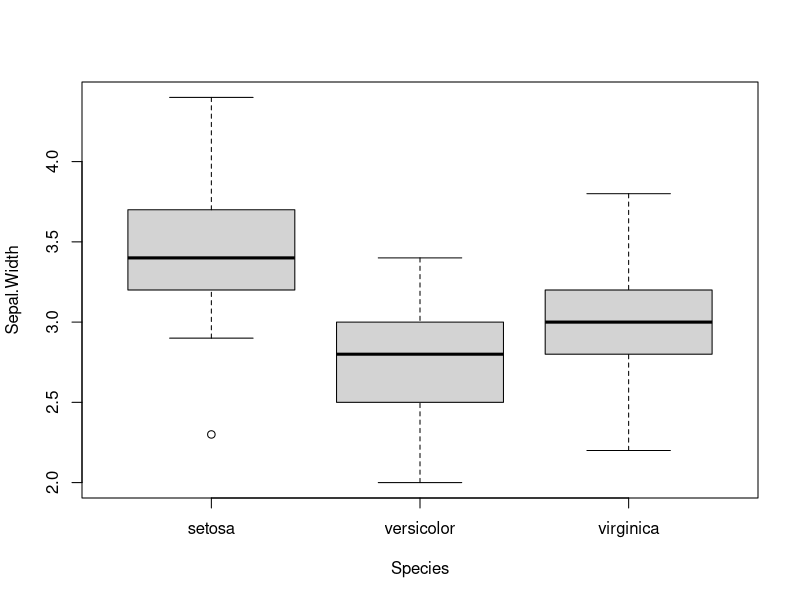
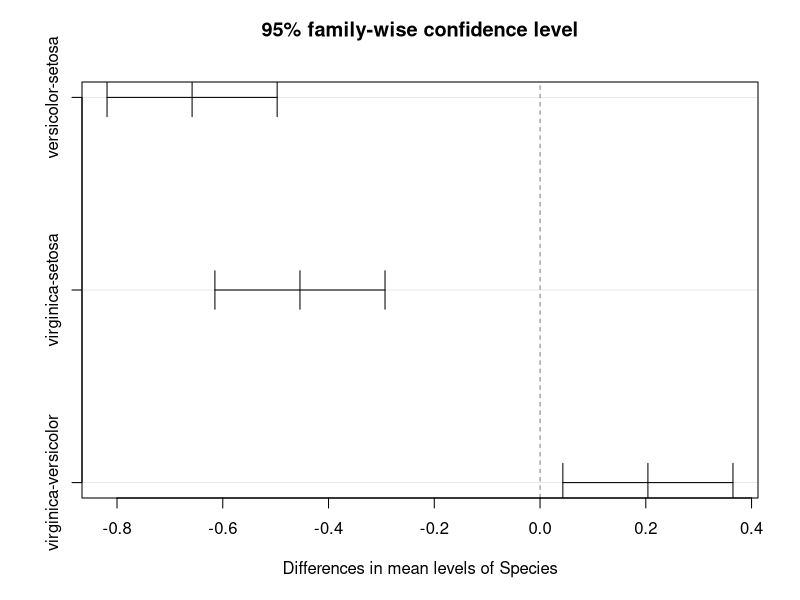

Write the R code that produced these figures, in order.
#Week 3, ANOVA
#Multiple groups where we want to compare means
#Must make sure that variance doesnt depend on group


#check assumptions
#normality - qqplot
#shapiro.test
shapiro.test(iris$Sepal.Width)

#equal variances
boxplot(Sepal.Width~Species, data = iris)
#looks like equal spread, good to go

#oneway.test
oneway.test(Sepal.Width~Species, data = iris, var.equal = TRUE)

#aov()
res = aov(Sepal.Width~Species, data = iris)
summary(res) #do this in order to look at p value

#lm()
model1 = lm(Sepal.Width~Species, data = iris)
summary(model1)



#Finding the difference
TukeyHSD(res, conf.level = 0.9) #gives us a bunch of confidence intervals
plot(TukeyHSD(res))
